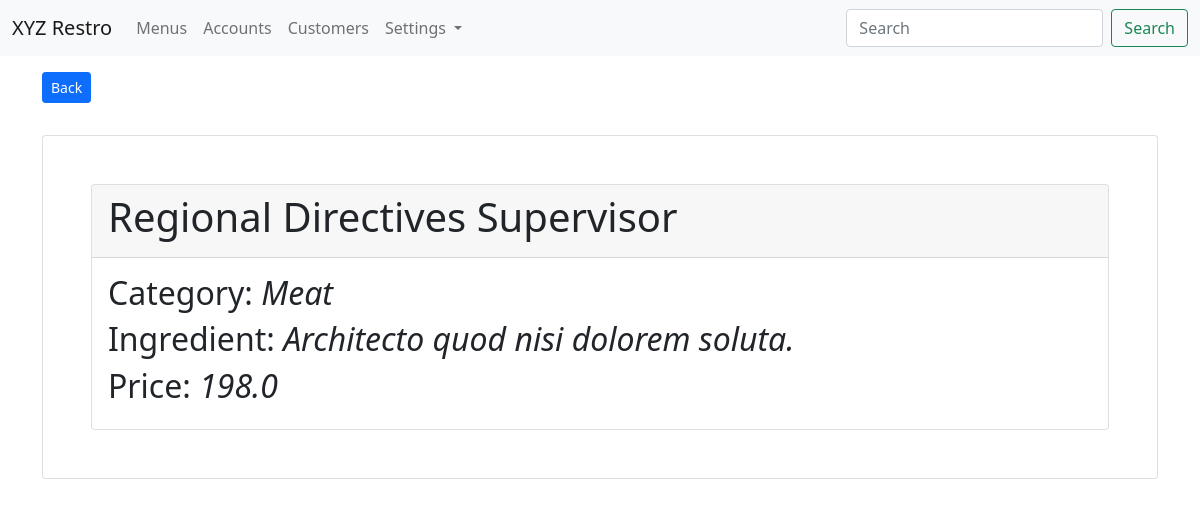
Page /menus/show/16/ (signed in) on the committed database.
### app_menus/models.py (models this page shows, shortened)
class Menu(models.Model):
    menu_title = models.CharField(max_length=100)
    menu_price = models.FloatField(default=0.00)
    menu_ingredient = models.CharField(max_length=100)
    menu_category = models.ForeignKey(Category, on_delete=models.CASCADE)
    menu_img = models.FileField(upload_to="images/menus/", blank=True, null=True)
    menu_created_at = models.DateTimeField(auto_now_add=True)
    is_active = models.BooleanField(default=True)
    class Meta:
        db_table = "restro_menus"
        ordering = ["-menu_title"]

class Category(models.Model):
    category_title = models.CharField(max_length=100)
    category_code = models.CharField(max_length=20, null=True, blank=True)
    class Meta:
        db_table = "restro_categories"
        ordering = ["-category_title"]

### app_menus/views.py (the view)
# urls.py: path('show/<int:id>/', views.show_menu, name='menu-show'),
@login_required(login_url='/login/')
def show_menu(request, id):
    menu_obj = Menu.objects.get(id=id)
    context = {"data": menu_obj}
    return render(request, 'menus/show_menu.html', context)

### templates/menus/show_menu.html (shortened to what this page needs)
{% extends 'layouts/master.html' %}
{% block content %}
<div class="container">
    <a href="{% url 'menu-list' %}" class="btn btn-sm btn-primary mb-3 mt-3">Back</a>
    <div class="card p-5 mt-3">
        <div class="card">
            <div class="card-header">
                <h1>{{ data.menu_title }}</h1>
            </div>
            <div class="card-body">
                <h2>Category: <i>{{ data.menu_category.category_title }}</i></h2>
                <h2>Ingredient: <i>{{ data.menu_ingredient }}</i></h2>
                <h2>Price: <i>{{ data.menu_price }}</i></h2>
            </div>
        </div>
    </div>
</div>
{% endblock %}

### rows in the picture
Menu: menu_title "Regional Directives Supervisor", menu_category.category_title "Meat", menu_ingredient "Architecto quod nisi dolorem soluta.", menu_price "198.0"
